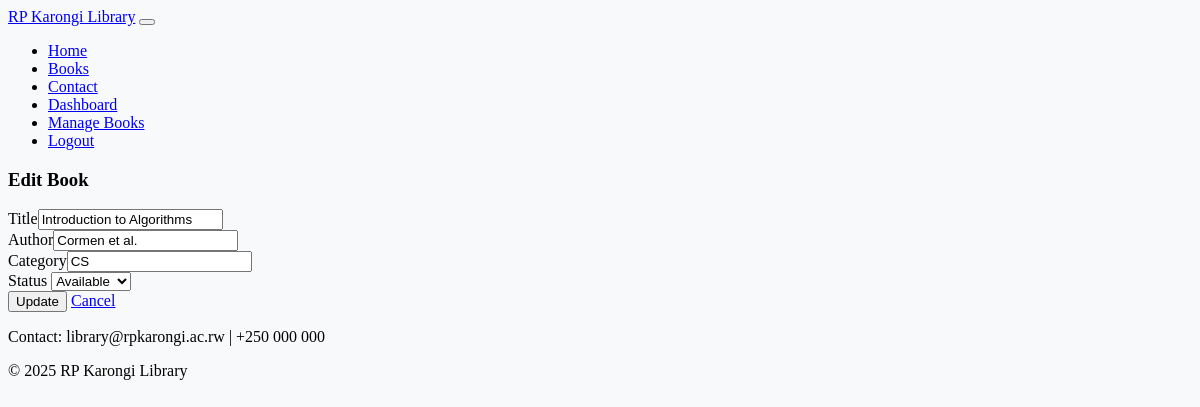
The page /admin/edit_book.php?id=3 (signed in) on the database its author committed.
### tables this page shows
CREATE TABLE IF NOT EXISTS books (
  book_id INT AUTO_INCREMENT PRIMARY KEY,
  title VARCHAR(255) NOT NULL,
  author VARCHAR(255) NOT NULL,
  category VARCHAR(100) NOT NULL,
  status ENUM('Available','Borrowed') NOT NULL DEFAULT 'Available'
);

### includes/functions.php (called while the page is built, shortened)
<?php
function e(string $s): string { return htmlspecialchars($s, ENT_QUOTES, 'UTF-8'); }
?>

### admin/edit_book.php (the view, shortened to what this page needs)
<?php
require __DIR__.'/../config/database.php';
require __DIR__.'/../includes/functions.php';
$id = (int)($_GET['id'] ?? 0);
$stmt = $mysqli->prepare("SELECT * FROM books WHERE book_id=?");
$stmt->bind_param('i',$id);
$stmt->execute();
$book = $stmt->get_result()->fetch_assoc();
include __DIR__.'/../includes/header.php';
?>
<h3>Edit Book</h3>
<form method="post" class="needs-validation" novalidate>
  <div class="mb-3"><label class="form-label">Title</label><input class="form-control" name="title" value="<?php echo e($book['title']); ?>" required></div>
  <div class="mb-3"><label class="form-label">Author</label><input class="form-control" name="author" value="<?php echo e($book['author']); ?>" required></div>
  <div class="mb-3"><label class="form-label">Category</label><input class="form-control" name="category" value="<?php echo e($book['category']); ?>" required></div>
  <div class="mb-3">
    <label class="form-label">Status</label>
    <select name="status" class="form-select">
      <?php foreach(['Available','Borrowed'] as $s): ?>
        <option <?php echo $book['status']===$s?'selected':''; ?>><?php echo e($s); ?></option>
      <?php endforeach; ?>
    </select>
  </div>
  <button class="btn btn-primary" type="submit">Update</button>
  <a class="btn btn-secondary" href="manage_books.php">Cancel</a>
</form>
<?php include __DIR__.'/../includes/footer.php'; ?>

### assets/css/style.css (style rules this page uses)
body { background:#f8f9fa; }

### rows shown on the page
books: title "Introduction to Algorithms", author "Cormen et al.", category "CS"

### other values the page prints
form field status "Available"
